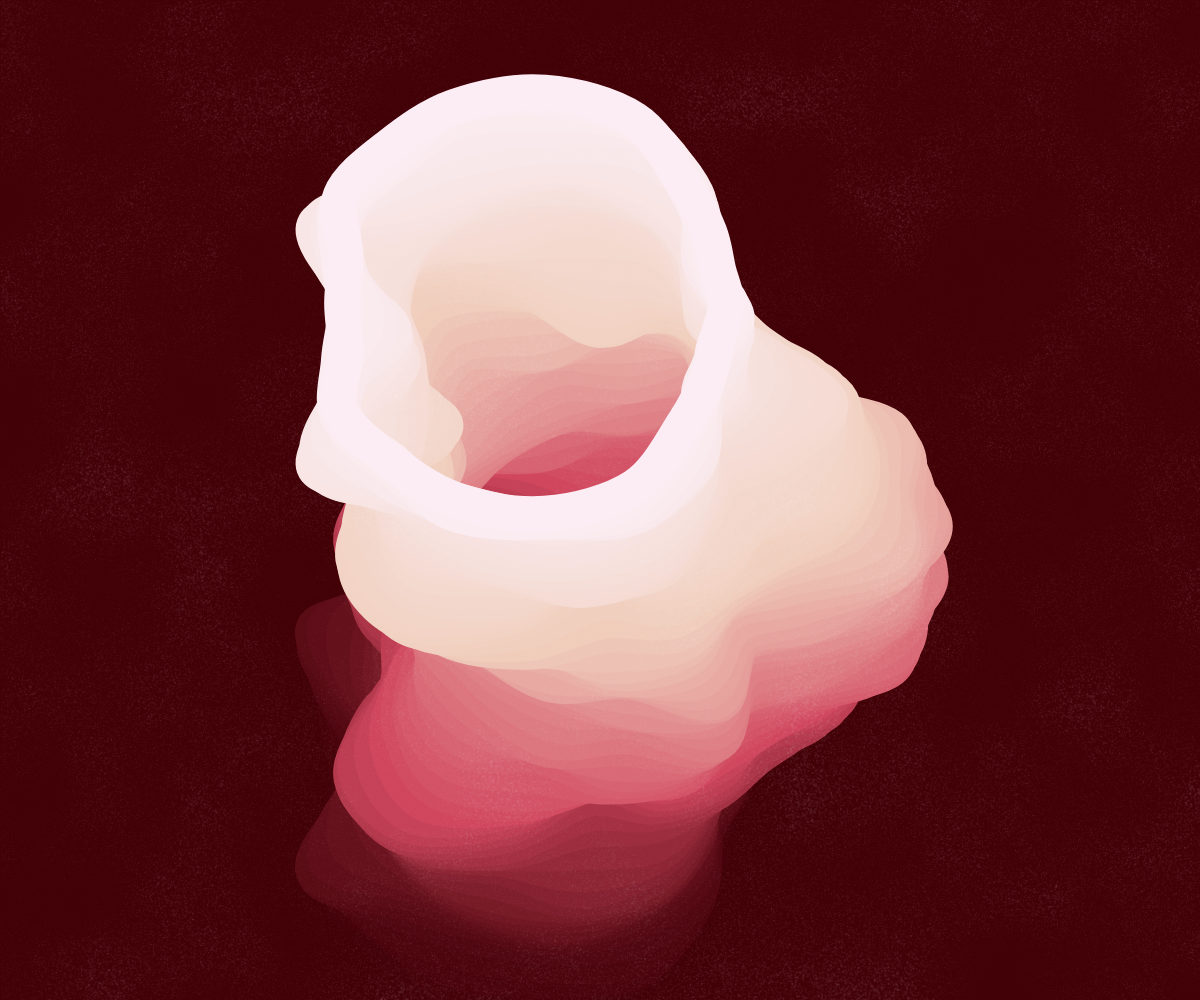
Frame 1 (no input)
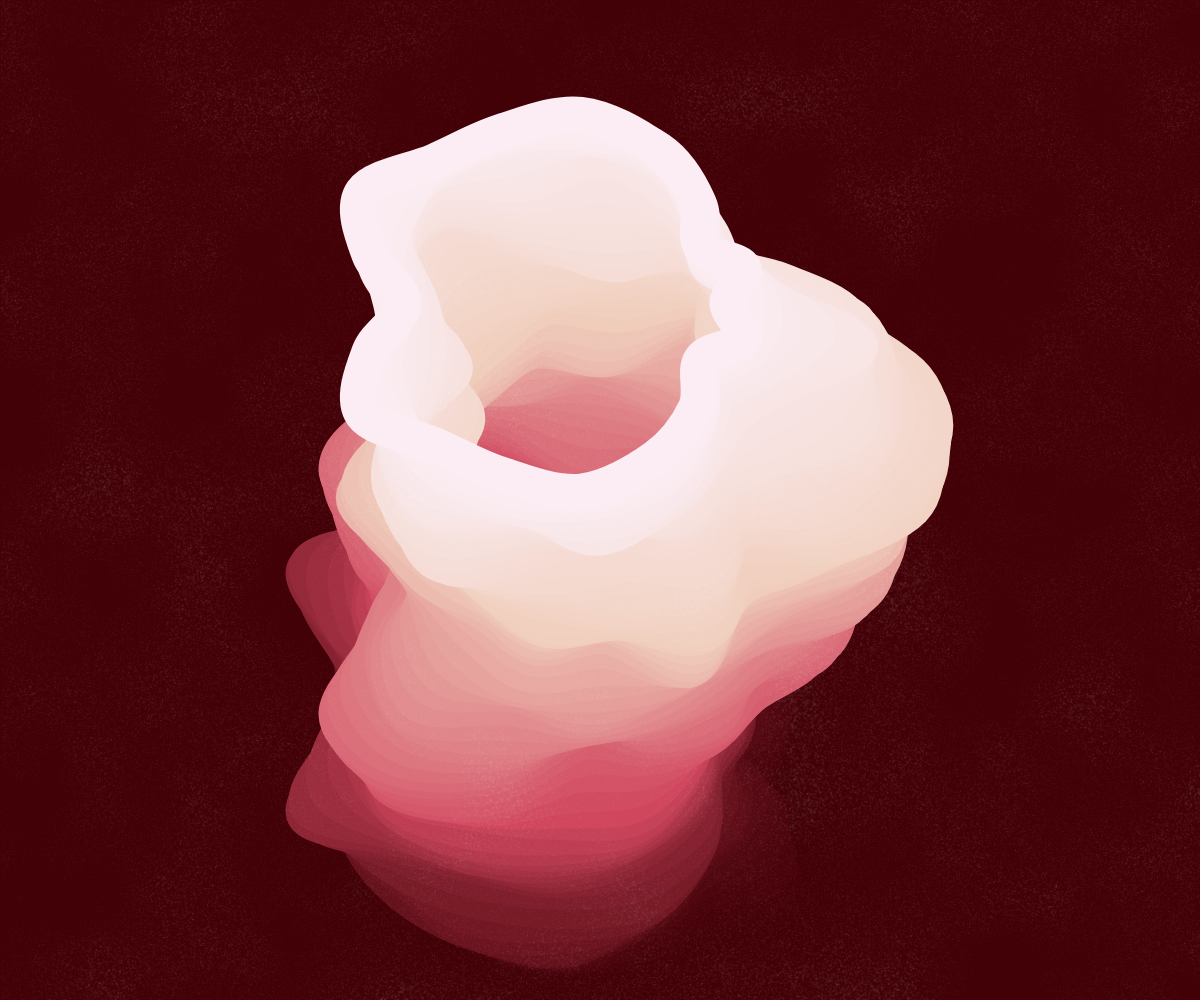
Frame 60 (no input)
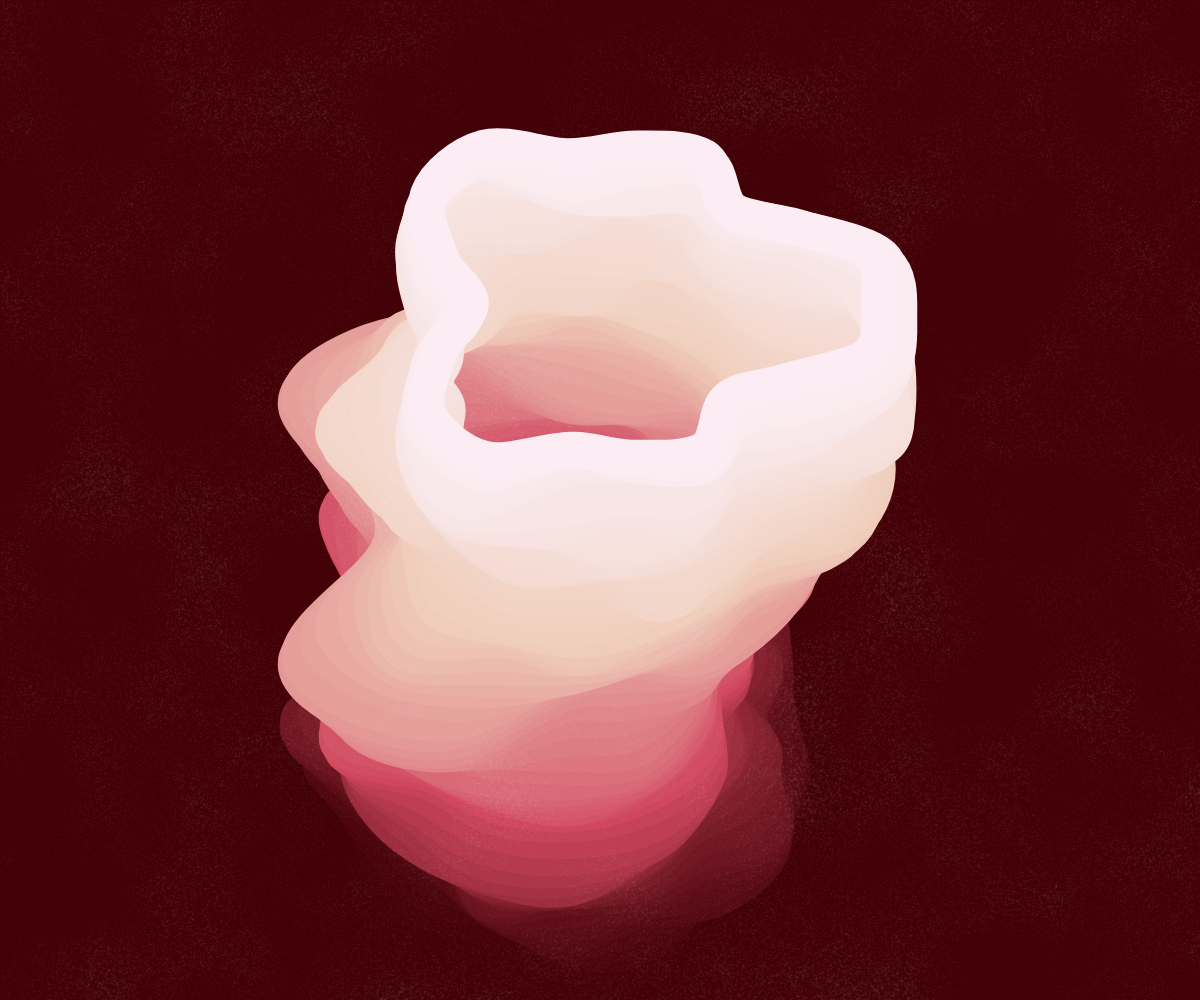
Frame 120 (the mouse pressed at the canvas centre since frame 60)

The p5.js sketch that drew these frames (run headless with seeded random() and noise() and a simulated clock; from frame 60 on, the mouse is pressed at the canvas centre):

// p5.js sketch
// ── sketch.js
const Pallet = createCols("https://coolors.co/420007-d1475e-f0cebc-fbeef4");
let cols = [];
let gra;

function setup() {
  createCanvas(windowWidth, windowHeight);
  background(100);
  for (let i = 0; i < Pallet.length; i++) {
    cols[i] = color(Pallet[i]);
  }

  //gra
  gra = createGraphics(width, height);
  gra.noStroke();
  for (let i = 0; i < 300000; i++) {
    let x = random(width);
    let y = random(height);
    let s = noise(x * 0.01, y * 0.01) * width * 0.002;
    gra.fill(255, 10);
    gra.rect(x, y, s, s);
  }
}

function draw() {
  background(cols[0]);
  let angleStep = TAU / 20;
  let baseRadius = width * 0.2;
  let noiseScale = 1;
  let hei = height * 0.5;
  let strokeW = baseRadius * 0.15;
  noFill();
  strokeWeight(strokeW);
  push();
  translate(width / 2, height * 0.55);

  for (let yoff = hei / 2; yoff >= -hei / 2; yoff -= strokeW / 5) {
    let colorRatio = map(yoff, hei / 2, -hei / 2, 0, cols.length - 1);
    let coli = int(colorRatio);
    colorRatio = colorRatio % 1;
    if (coli == 0) colorRatio = pow(colorRatio, 1.5);
    if (coli == cols.length - 1) colorRatio = pow(colorRatio, 0.8);
    let col = lerpColor(cols[coli], cols[coli + 1], colorRatio);
    stroke(col);
    beginShape();
    for (let angle = 0; angle < TAU + angleStep * 3; angle += angleStep) {
      let centerOff = noise((frameCount / 50 + yoff / 100) * 0.3) - 0.5;
      let x = cos(angle) + centerOff;
      let y = sin(angle);
      let nv = noise(
        (x + 10) * noiseScale,
        y * noiseScale,
        (yoff * noiseScale + frameCount) / 100
      );
      let radius = baseRadius * (1 + map(nv, 0, 1, -0.8, 0.8));
      curveVertex(x * radius, y * radius * 0.7 + yoff);
    }
    endShape();
  }
  pop();

  image(gra, 0, 0);
}

function createCols(_url) {
  let slash_index = _url.lastIndexOf("/");
  let pallate_str = _url.slice(slash_index + 1);
  let arr = pallate_str.split("-");
  for (let i = 0; i < arr.length; i++) {
    arr[i] = "#" + arr[i];
  }
  return arr;
}
